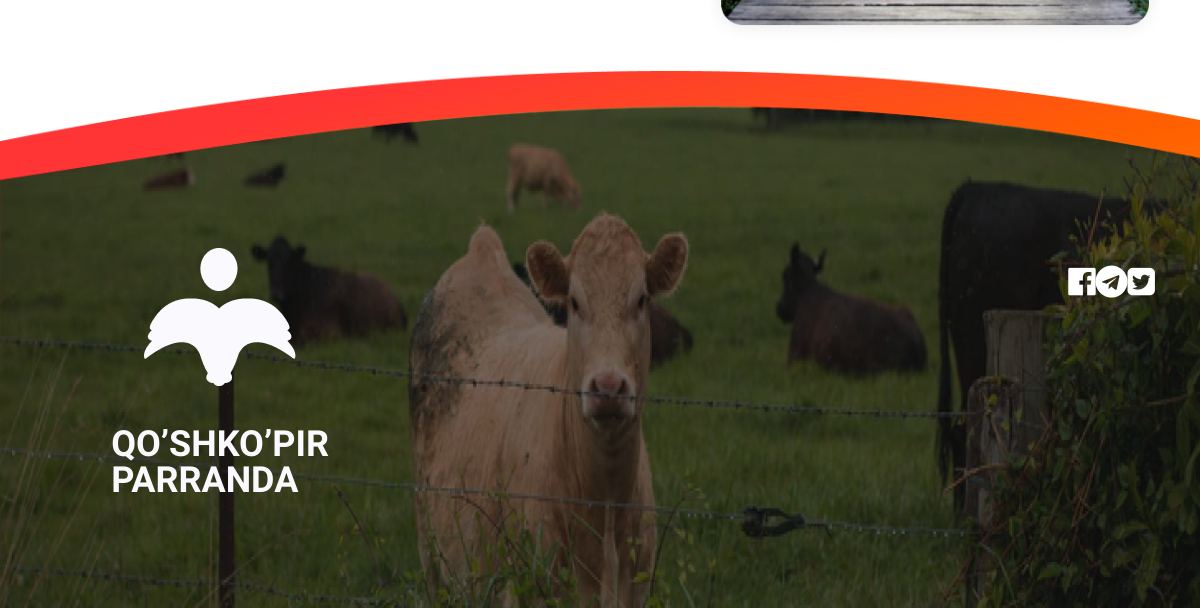
Before: / (lower part) with the older database file.
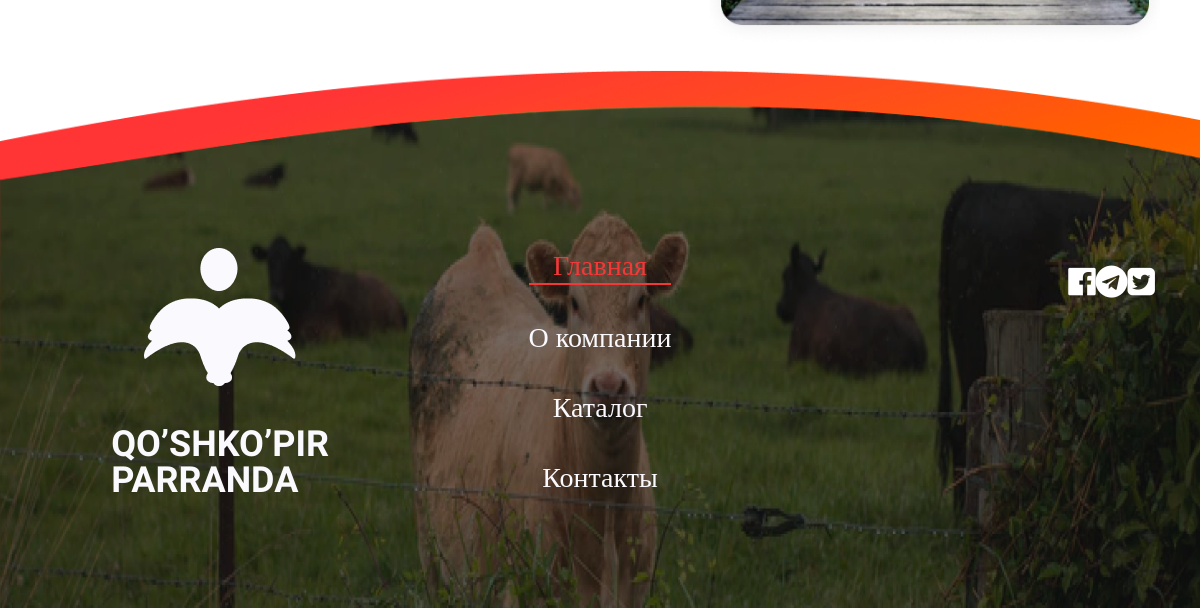
After: the same page with the newer database file.
### appmain/models.py (models this page shows, shortened)
class Menu(models.Model):
    name = models.CharField(max_length=100)
    url = models.CharField(max_length=100)
    def get_absolute_url(self):
        return reverse(self.url)

### appmain/context_processors.py (called while the page is built)
def myview(request):
    menus = Menu.objects.all()
    context = {'config': config,
               'menus': menus}
    return context

### templates/index.html (shortened to what this page needs)
{% extends 'base.html' %}
{% load static %}

### templates/base.html (shortened to what this page needs)
{% load static %}
<!DOCTYPE html>
<html lang="en">
<head>
    <link rel="stylesheet" href="{% static 'css/bootstrap.min.css' %}">
    <link rel="stylesheet" href="{% static 'css/style.min.css' %}">
    <link rel="stylesheet" href="https://stackpath.bootstrapcdn.com/font-awesome/4.7.0/css/font-awesome.min.css">
</head>
<body>
<footer>
    <div class="container">
        <div class="row">
            <div class="col-2 offset-1 col-md-2 d-flex align-items-center flex-column">
                <div class="footer-logo">
                    <a href="#">
                        <img src="{% static 'img/logo/footer-logo.png' %}" alt="">
                    </a>
                </div>
                <div class="footer-label">
                    QO’SHKO’PIR
                    PARRANDA
                </div>
            </div>
            <div class="col-2 offset-2 col-md-2 offset-md-2 d-flex align-items-center flex-column">
                <nav class='footer-menu'>
                    <ul>
                        {% for menu in menus %}
                            <li class="{% if request.path_info == menu.get_absolute_url %} activ {% endif %}"><a
                                    href="{{ menu.get_absolute_url }}">{{ menu.name }}</a>
                            </li>
                        {% endfor %}
                    </ul>
                </nav>
            </div>
            <div class="col-3 offset-2 col-md-3 offset-md-2 d-flex align-items-end flex-column">
                <div class="footer-sot">
                    <ul>
                        <li><a href="#"><i class="fa fa-facebook-official" aria-hidden="true"></i></a></li>
                        <li><a href="#"><i class="fa fa-telegram" aria-hidden="true"></i></a></li>
                        <li><a href="#"><i class="fa fa-twitter-square" aria-hidden="true"></i></a></li>
                    </ul>
                </div>
            </div>
        </div>
    </div>
</footer>
</body>
</html>

Changed rows visible on the page:
added Menu: name "Главная", url "index" (drawn)
added Menu: name "О компании"
added Menu: name "Каталог"
added Menu: name "Контакты"
